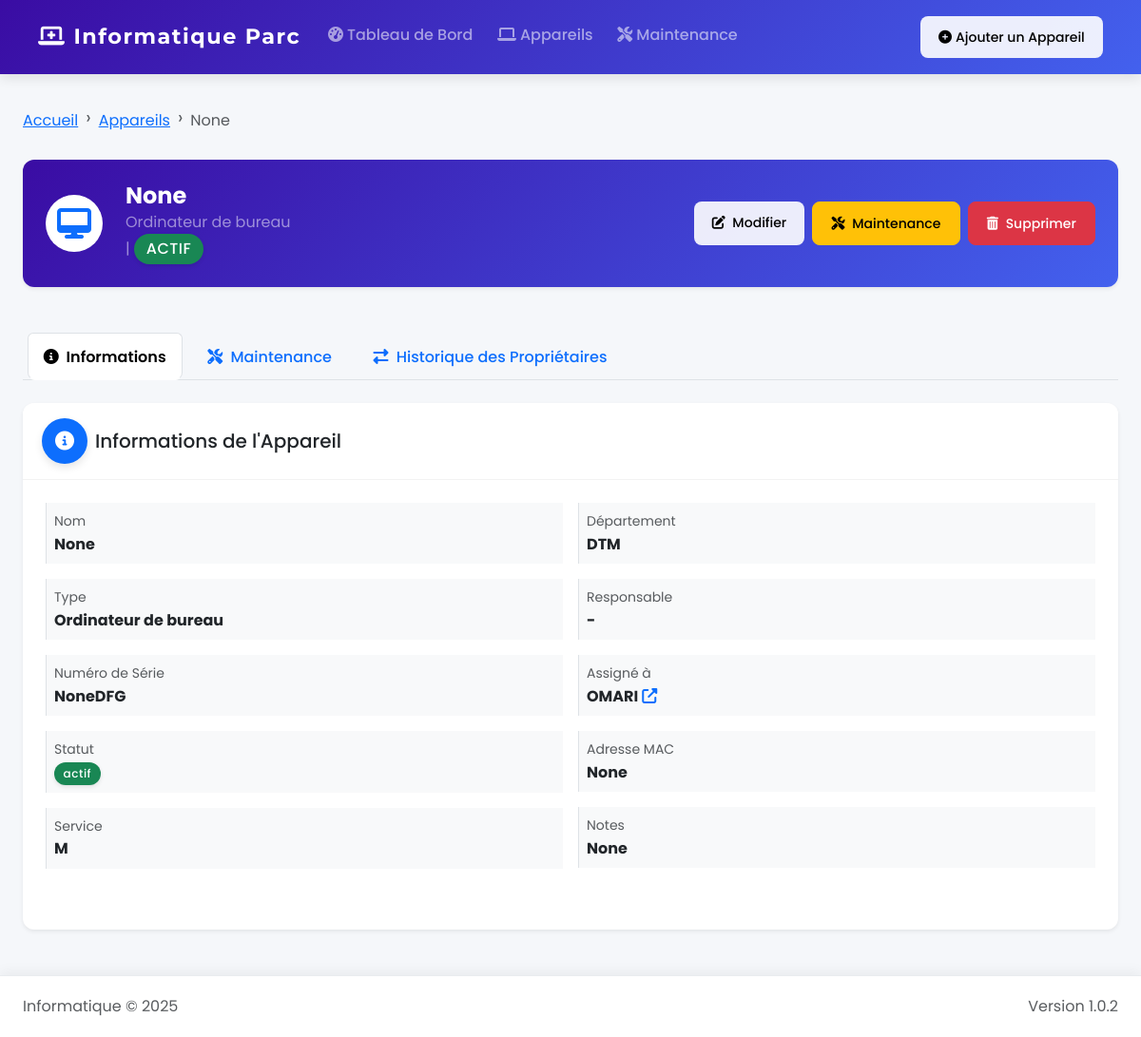
Page /device/2 on the committed database.
### app.py (models this page shows, shortened)
class Device(db.Model):
    id = db.Column(db.Integer, primary_key=True)
    name = db.Column(db.String(100), nullable=False)
    type = db.Column(db.String(50), nullable=False)
    serial_number = db.Column(db.String(100), nullable=False, unique=True)
    status = db.Column(db.String(20), default='actif')
    assigned_to = db.Column(db.String(100))
    service = db.Column(db.String(100))
    department = db.Column(db.String(100))
    mac_address = db.Column(db.String(17))
    notes = db.Column(db.Text)
    maintenance_records = db.relationship('MaintenanceRecord', backref='device', lazy=True, cascade="all, delete-orphan")

### app.py (the view)
@app.route('/device/<int:device_id>')
def device_details(device_id):
    device = Device.query.get_or_404(device_id)
    maintenance_records = MaintenanceRecord.query.filter_by(device_id=device_id).order_by(MaintenanceRecord.maintenance_date.desc()).all()
    current_date = datetime.now().date()
    return render_template('device_details.html', device=device, maintenance_records=maintenance_records, current_date=current_date)

### templates/device_details.html (shortened to what this page needs)
{% extends "layout.html" %}
{% block content %}
<div class="container-fluid px-0">
    <nav aria-label="breadcrumb" class="mb-3">
        <ol class="breadcrumb">
            <li class="breadcrumb-item"><a href="{{ url_for('index') }}">Accueil</a></li>
            <li class="breadcrumb-item"><a href="{{ url_for('devices') }}">Appareils</a></li>
            <li class="breadcrumb-item active text-truncate">{{ device.name }}</li>
        </ol>
    </nav>
    <div class="row mb-4">
        <div class="col-md-12">
            <div class="card shadow-sm border-0 bg-gradient-primary text-white">
                <div class="card-body py-3 py-md-4">
                    <div class="d-flex flex-column flex-md-row justify-content-between align-items-start align-items-md-center">
                        <div class="d-flex align-items-center mb-3 mb-md-0">
                            <div class="device-icon-large me-3 me-md-4 rounded-circle bg-white p-2 p-md-3">
                                {% if device.type == 'ordinateur de bureau' %}
                                    <i class="fas fa-desktop fa-2x text-primary"></i>
                                {% elif device.type == 'ordinateur portable' %}
                                    <i class="fas fa-laptop fa-2x text-primary"></i>
                                {% elif device.type == 'imprimante' %}
                                    <i class="fas fa-print fa-2x text-primary"></i>
                                {% elif device.type == 'scanner' %}
                                    <i class="fas fa-scanner fa-2x text-primary"></i>
                                {% elif device.type == 'routeur' %}
                                    <i class="fas fa-network-wired fa-2x text-primary"></i>
                                {% elif device.type == 'switch' %}
                                    <i class="fas fa-ethernet fa-2x text-primary"></i>
                                {% elif device.type == 'serveur' %}
                                    <i class="fas fa-server fa-2x text-primary"></i>
                                {% else %}
                                    <i class="fas fa-hdd fa-2x text-primary"></i>
                                {% endif %}
                            </div>
                            <div>
                                <h2 class="mb-0 fw-bold fs-4 fs-md-2">{{ device.name }}</h2>
                                <p class="text-white-50 mb-0 fs-6 fs-md-5">
                                    {{ device.type|capitalize }} |
                                    <span class="badge bg-{{ 'success' if device.status == 'actif' else 'warning' if device.status == 'en maintenance' else 'danger' }} fs-6">
                                        {{ device.status|upper }}
                                    </span>
                                </p>
                            </div>
                        </div>
                        <div class="action-buttons d-flex flex-wrap gap-2 w-100 w-md-auto justify-content-start justify-content-md-end">
                            <a href="{{ url_for('edit_device', device_id=device.id) }}" class="btn btn-light btn-sm btn-md-normal">
                                <i class="fas fa-edit me-1"></i> Modifier
                            </a>
                            <a href="{{ url_for('add_maintenance', device_id=device.id) }}" class="btn btn-warning btn-sm btn-md-normal">
                                <i class="fas fa-tools me-1"></i> Maintenance
                            </a>
                            <a href="{{ url_for('delete_device', device_id=device.id) }}" class="btn btn-danger btn-sm btn-md-normal" onclick="return confirmDelete(event, 'Êtes-vous sûr de vouloir supprimer cet appareil?')">
                                <i class="fas fa-trash-alt me-1"></i> Supprimer
                            </a>
                        </div>
                    </div>
                </div>
            </div>
        </div>
    </div>
    <ul class="nav nav-tabs mb-4" id="deviceTabs" role="tablist">
        <li class="nav-item" role="presentation">
            <button class="nav-link active" id="info-tab" data-bs-toggle="tab" data-bs-target="#info" type="button" role="tab" aria-controls="info" aria-selected="true">
                <i class="fas fa-info-circle me-1"></i> Informations
            </button>
        </li>
        <li class="nav-item" role="presentation">
            <button class="nav-link" id="maintenance-tab" data-bs-toggle="tab" data-bs-target="#maintenance" type="button" role="tab" aria-controls="maintenance" aria-selected="false">
                <i class="fas fa-tools me-1"></i> Maintenance
            </button>
        </li>
        <li class="nav-item" role="presentation">
            <button class="nav-link" id="ownership-tab" data-bs-toggle="tab" data-bs-target="#ownership" type="button" role="tab" aria-controls="ownership" aria-selected="false">
                <i class="fas fa-exchange-alt me-1"></i> Historique des Propriétaires
            </button>
        </li>
    </ul>
    <div class="tab-content" id="deviceTabsContent">
        <div class="tab-pane fade show active" id="info" role="tabpanel" aria-labelledby="info-tab">
            <div class="row">
                <div class="col-md-12 mb-4">
                    <div class="card shadow-sm border-0 h-100">
                        <div class="card-header bg-white py-2 py-md-3">
                            <h5 class="mb-0 d-flex align-items-center">
                                <span class="icon-circle bg-primary text-white me-2">
                                    <i class="fas fa-info-circle"></i>
                                </span>
                                Informations de l'Appareil
                            </h5>
                        </div>
                        <div class="card-body">
                            <div class="row g-2 g-md-3">
                                <div class="col-12 col-sm-6">
                                    <div class="info-group mb-2 mb-md-3 p-2 border-start border-primary border-3 bg-light">
                                        <div class="text-muted small">Nom</div>
                                        <div class="fw-bold text-break">{{ device.name }}</div>
                                    </div>
                                    <div class="info-group mb-2 mb-md-3 p-2 border-start border-primary border-3 bg-light">
                                        <div class="text-muted small">Type</div>
                                        <div class="fw-bold">{{ device.type|capitalize }}</div>
                                    </div>
                                    <div class="info-group mb-2 mb-md-3 p-2 border-start border-primary border-3 bg-light">
                                        <div class="text-muted small">Numéro de Série</div>
                                        <div class="fw-bold text-break">{{ device.serial_number }}</div>
                                    </div>
                                    <div class="info-group mb-2 mb-md-3 p-2 border-start border-primary border-3 bg-light">
                                        <div class="text-muted small">Statut</div>
                                        <div>
                                            <span class="badge bg-{{ 'success' if device.status == 'actif' else 'warning' if device.status == 'en maintenance' else 'secondary' }}">
                                                {{ device.status }}
                                            </span>
                                        </div>
                                    </div>
                                    <div class="info-group mb-2 mb-md-3 p-2 border-start border-primary border-3 bg-light">
                                        <div class="text-muted small">Service</div>
                                        <div class="fw-bold">{{ device.service or '-' }}</div>
                                    </div>
                                </div>
                                <div class="col-12 col-sm-6">
                                    <div class="info-group mb-2 mb-md-3 p-2 border-start border-primary border-3 bg-light">
                                        <div class="text-muted small">Département</div>
                                        <div class="fw-bold">{{ device.department or '-' }}</div>
                                    </div>
                                    <div class="info-group mb-2 mb-md-3 p-2 border-start border-primary border-3 bg-light">
                                        <div class="text-muted small">Responsable</div>
                                        <div class="fw-bold d-flex align-items-center flex-wrap">
                                            {% if device.owner %}
                                                <span class="text-break me-1">{{ device.owner }}</span>
                                                <a href="{{ url_for('devices_by_owner', owner=device.owner) }}" class="text-primary" data-bs-toggle="tooltip" title="Voir tous les appareils de ce responsable">
                                                    <i class="fas fa-external-link-alt"></i>
                                                </a>
                                            {% else %}
                                                -
                                            {% endif %}
                                        </div>
                                    </div>
                                    <div class="info-group mb-2 mb-md-3 p-2 border-start border-primary border-3 bg-light">
                                        <div class="text-muted small">Assigné à</div>
                                        <div class="fw-bold d-flex align-items-center flex-wrap">
                                            {% if device.assigned_to %}
                                                <span class="text-break me-1">{{ device.assigned_to }}</span>
                                                <a href="{{ url_for('devices_by_assigned', assigned_to=device.assigned_to) }}" class="text-primary" data-bs-toggle="tooltip" title="Voir tous les appareils assignés à cette personne">
                                                    <i class="fas fa-external-link-alt"></i>
                                                </a>
                                            {% else %}
                                                -
                                            {% endif %}
                                        </div>
                                    </div>
                                    <div class="info-group mb-2 mb-md-3 p-2 border-start border-primary border-3 bg-light">
                                        <div class="text-muted small">Adresse MAC</div>
                                        <div class="fw-bold text-break">{{ device.mac_address or '-' }}</div>
                                    </div>
                                    <div class="info-group mb-2 mb-md-3 p-2 border-start border-primary border-3 bg-light">
                                        <div class="text-muted small">Notes</div>
                                        <div class="fw-bold text-break">{{ device.notes or '-' }}</div>
                                    </div>
                                </div>
                            </div>
                        </div>
                    </div>
                </div>
            </div>
        </div>
    </div>
</div>
{% endblock %}

### rows in the picture
Device: name "None", type "Ordinateur de bureau", status "ACTIF", serial_number "NoneDFG", status "actif", service "M", department "DTM", assigned_to "OMARI", mac_address "None", notes "None"
